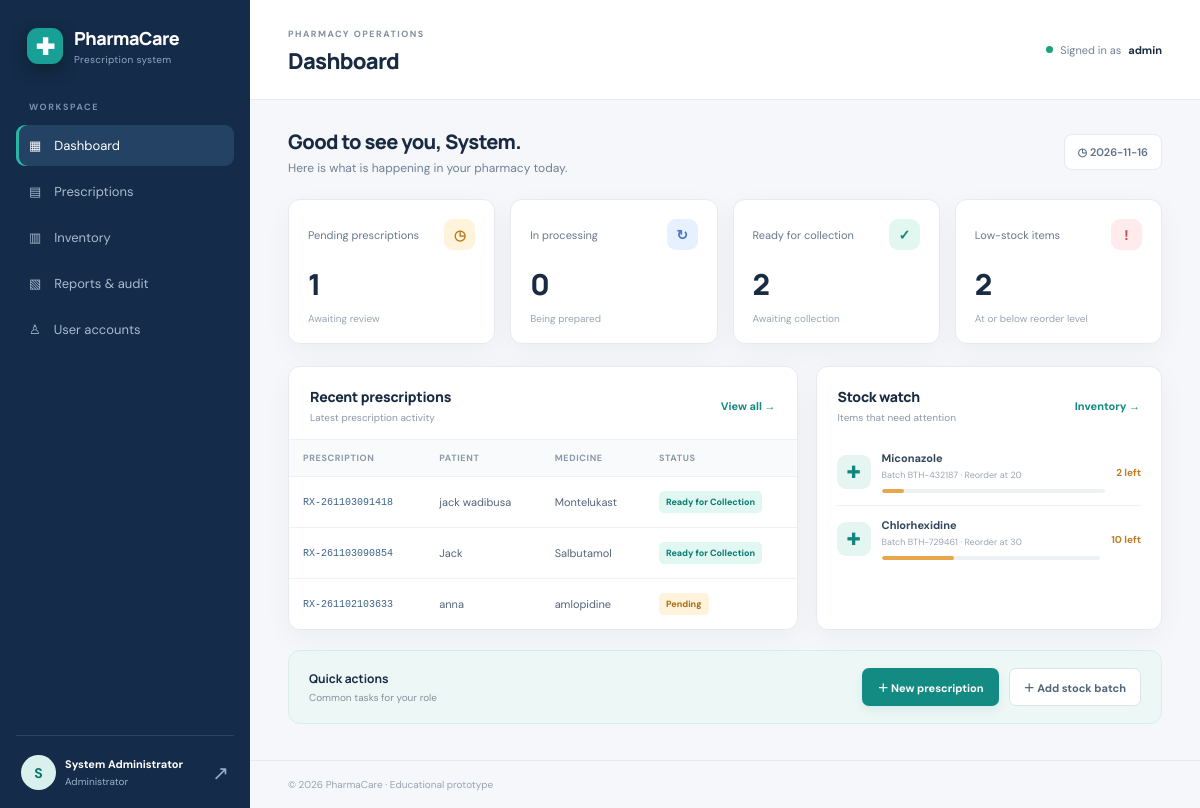
The app's page /dashboard (signed in) with its own data.
### tables this page shows
CREATE TABLE prescriptions (
        id INTEGER PRIMARY KEY AUTOINCREMENT,
        prescription_code TEXT UNIQUE NOT NULL,
        patient_name TEXT NOT NULL,
        patient_contact TEXT DEFAULT '',
        prescriber_name TEXT DEFAULT '',
        medicine_name TEXT NOT NULL,
        dosage TEXT DEFAULT '',
        quantity INTEGER NOT NULL DEFAULT 1,
        notes TEXT DEFAULT '',
        status TEXT NOT NULL DEFAULT 'Pending'
            CHECK(status IN ('Pending','Processing','Ready for Collection','Collected','Rejected')),
        created_by INTEGER,
        patient_user_id INTEGER,
        created_at TEXT NOT NULL,
        updated_at TEXT NOT NULL,
        FOREIGN KEY(created_by) REFERENCES users(id),
        FOREIGN KEY(patient_user_id) REFERENCES users(id)
    );

CREATE TABLE inventory (
        id INTEGER PRIMARY KEY AUTOINCREMENT,
        medicine_name TEXT NOT NULL,
        batch_number TEXT NOT NULL,
        quantity INTEGER NOT NULL DEFAULT 0,
        reorder_level INTEGER NOT NULL DEFAULT 10,
        expiry_date TEXT NOT NULL,
        unit_price REAL NOT NULL DEFAULT 0,
        updated_at TEXT NOT NULL,
        UNIQUE(medicine_name, batch_number)
    );

### app.py (the view)
@app.route("/dashboard")
@login_required
def dashboard():
    if session.get("role") == "Patient":
        return redirect(url_for("patient_portal"))
    conn = get_db()
    stats = {
        "pending": conn.execute("SELECT COUNT(*) n FROM prescriptions WHERE status='Pending'").fetchone()["n"],
        "processing": conn.execute("SELECT COUNT(*) n FROM prescriptions WHERE status='Processing'").fetchone()["n"],
        "ready": conn.execute("SELECT COUNT(*) n FROM prescriptions WHERE status='Ready for Collection'").fetchone()["n"],
        "low_stock": conn.execute("SELECT COUNT(*) n FROM inventory WHERE quantity <= reorder_level").fetchone()["n"],
        "prescriptions": conn.execute("SELECT * FROM prescriptions ORDER BY created_at DESC LIMIT 6").fetchall(),
        "low_items": conn.execute("SELECT * FROM inventory WHERE quantity <= reorder_level ORDER BY quantity ASC LIMIT 6").fetchall()
    }
    conn.close()
    return render_template("dashboard.html", stats=stats)

### app.py (called while the page is built)
def get_db():
    conn = sqlite3.connect(DB_PATH)
    conn.row_factory = sqlite3.Row
    conn.execute("PRAGMA foreign_keys = ON")
    return conn

def login_required(view):
    @wraps(view)
    def wrapped(*args, **kwargs):
        if "user_id" not in session:
            return redirect(url_for("login"))
        return view(*args, **kwargs)
    return wrapped

@app.context_processor
def inject_globals():
    return {"current_year": datetime.now().year, "today": date.today().isoformat()}

### templates/dashboard.html (shortened to what this page needs)
{% extends "base.html" %}
{% block page_heading %}Dashboard{% endblock %}
{% block content %}
<div class="welcome-row"><div><h2>Good to see you, {{ session.get('full_name','there').split(' ')[0] }}.</h2><p>Here is what is happening in your pharmacy today.</p></div><span class="date-pill">◷ {{ today }}</span></div>
<div class="stats-grid">
  <div class="stat-card"><div class="stat-top"><span>Pending prescriptions</span><span class="stat-icon amber">◷</span></div><strong>{{ stats.pending }}</strong><small>Awaiting review</small></div>
  <div class="stat-card"><div class="stat-top"><span>In processing</span><span class="stat-icon blue">↻</span></div><strong>{{ stats.processing }}</strong><small>Being prepared</small></div>
  <div class="stat-card"><div class="stat-top"><span>Ready for collection</span><span class="stat-icon green">✓</span></div><strong>{{ stats.ready }}</strong><small>Awaiting collection</small></div>
  <div class="stat-card"><div class="stat-top"><span>Low-stock items</span><span class="stat-icon red">!</span></div><strong>{{ stats.low_stock }}</strong><small>At or below reorder level</small></div>
</div>
<div class="section-grid">
  <section class="panel"><div class="panel-head"><div><h3>Recent prescriptions</h3><p>Latest prescription activity</p></div><a class="text-link" href="{{ url_for('prescriptions') }}">View all →</a></div>
    {% if stats.prescriptions %}<div class="table-wrap"><table><thead><tr><th>Prescription</th><th>Patient</th><th>Medicine</th><th>Status</th></tr></thead><tbody>{% for p in stats.prescriptions %}<tr><td class="code">{{ p.prescription_code }}</td><td>{{ p.patient_name }}</td><td>{{ p.medicine_name }}</td><td><span class="badge {{ p.status|lower|replace(' ','-') }}">{{ p.status }}</span></td></tr>{% endfor %}</tbody></table></div>{% else %}<div class="empty-state"><span>▤</span><strong>No prescriptions yet</strong><p>Create a prescription to begin tracking workflow.</p><a class="btn primary small" href="{{ url_for('prescription_new') }}">Add prescription</a></div>{% endif %}
  </section>
  <section class="panel"><div class="panel-head"><div><h3>Stock watch</h3><p>Items that need attention</p></div><a class="text-link" href="{{ url_for('inventory') }}">Inventory →</a></div>
    {% if stats.low_items %}<div class="stock-list">{% for item in stats.low_items %}<div class="stock-item"><div class="medicine-icon">✚</div><div class="stock-info"><strong>{{ item.medicine_name }}</strong><small>Batch {{ item.batch_number }} · Reorder at {{ item.reorder_level }}</small><div class="stock-track"><span style="width:{{ [100, (item.quantity / (item.reorder_level if item.reorder_level else 1) * 100)|int]|min }}%"></span></div></div><span class="stock-count">{{ item.quantity }} left</span></div>{% endfor %}</div>{% else %}<div class="empty-state compact"><span>✓</span><strong>Stock levels look good</strong><p>No items currently below their reorder level.</p></div>{% endif %}
  </section>
</div>
<div class="quick-actions"><div><strong>Quick actions</strong><small>Common tasks for your role</small></div>{% if session.get('role') in ['Administrator','Pharmacy Staff'] %}<a class="btn primary" href="{{ url_for('prescription_new') }}">＋ New prescription</a><a class="btn secondary" href="{{ url_for('inventory_new') }}">＋ Add stock batch</a>{% endif %}</div>
{% endblock %}

### records on screen
prescriptions: prescription_code "RX-261103091418", patient_name "jack wadibusa", medicine_name "Montelukast", status "Ready for Collection"
prescriptions: prescription_code "RX-261103090854", patient_name "Jack", medicine_name "Salbutamol", status "Ready for Collection"
prescriptions: prescription_code "RX-261102103633", patient_name "anna", medicine_name "amlopidine", status "Pending"
inventory: medicine_name "Miconazole", batch_number "BTH-432187", reorder_level "20", quantity "2"
inventory: medicine_name "Chlorhexidine", batch_number "BTH-729461", reorder_level "30", quantity "10"

### other values on screen
{{ session.get('full_name','U')[0]|upper }} "S"
{{ session.get('full_name') }} "System Administrator"
{{ session.get('role') }} "Administrator"
{{ session.get('username') }} "admin"
{{ session.get('full_name','there').split(' ')[0] }} "System"
{{ stats.pending }} "1"
{{ stats.processing }} "0"
{{ stats.ready }} "2"
{{ stats.low_stock }} "2"
